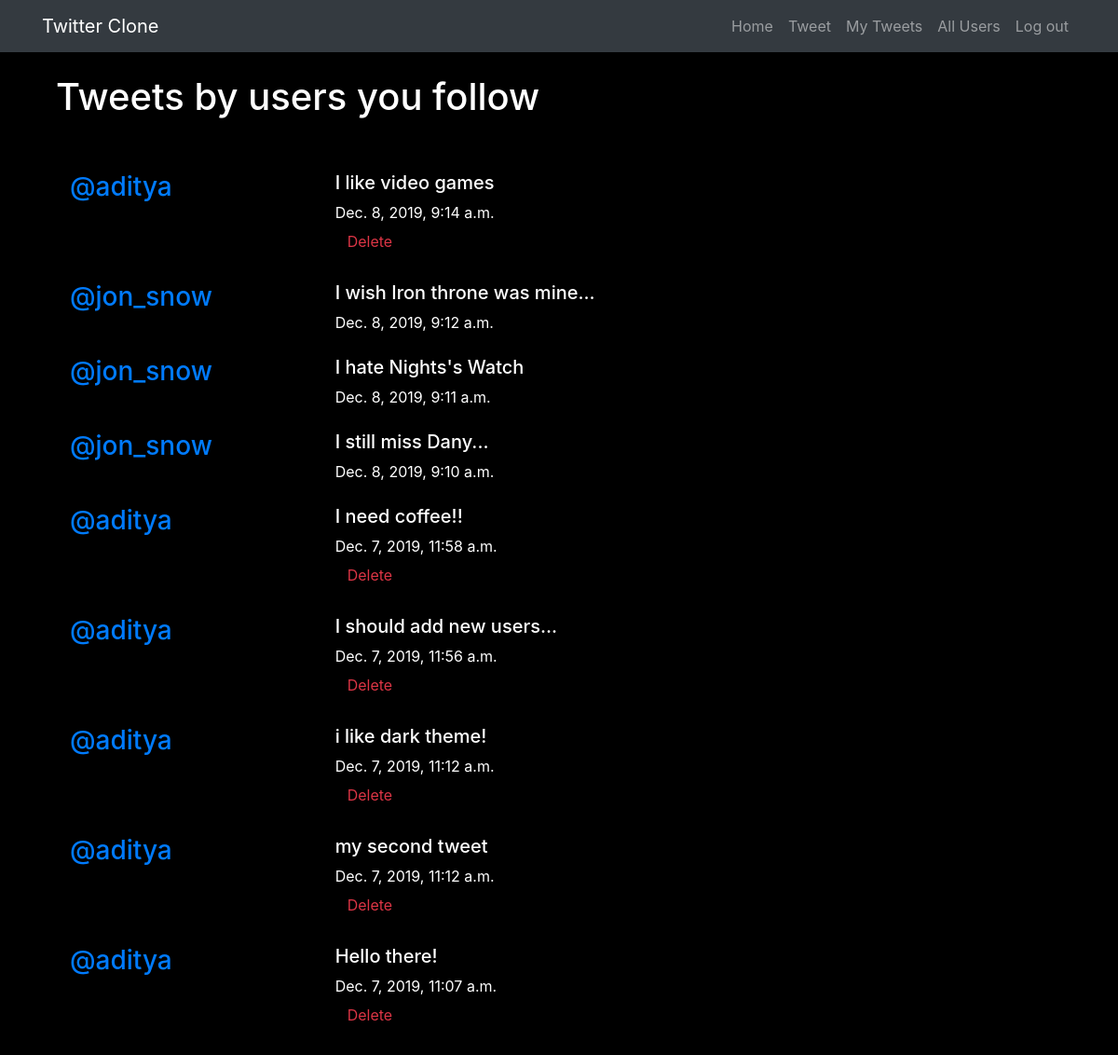
The page /tweets/home-tweets/2 (signed in) on the database its author committed.
### tweets/models.py (models this page shows, shortened)
class Tweets(models.Model):
    user = models.ForeignKey(User, related_name="tweets",
                             on_delete=models.CASCADE)
    tweet = models.TextField(max_length=140)
    created_at = models.DateTimeField(auto_now=True)
    class Meta:
        ordering = ["-created_at"]
        unique_together = ["user", "tweet"]

### tweets/views.py (the view)
# urls.py: path('home-tweets/<int:pk>', views.HomeTweets.as_view(), name='home-tweets'),
class HomeTweets(generic.ListView):
    model = Tweets
    template_name = 'tweets/tweets_list_home.html'
    def get_queryset(self):
        queryset = super().get_queryset()
        return queryset.filter(user__id__in=Following.objects.filter(current_user=self.kwargs.get("pk")).values('target'))

### tweets/templates/tweets/tweets_list_home.html
{% extends "base.html" %}
{% block content %}
<br>
<div class="col-md-8">
    <h1>Tweets by users you follow</h1>
</div>
<br/><br/>
<div class="col-md-8">
    {% for tweet_obj in tweets_list %}
    {% include "tweets/_tweet.html" %}
    {% endfor %}
</div>
{% endblock %}

### tweets/templates/tweets/_tweet.html (shortened to what this page needs)
<div class="media">
	<h3 class="mr-5 col-md-4"><a href="{% url 'tweets:my-tweets' username=tweet_obj.user.username %}">@{{ tweet_obj.user.username }}</a></h3>
	<div class="media-body col-md-8">
		<h5>{{ tweet_obj.tweet}}</h5>
			<time class="time">{{ tweet_obj.created_at }}</time>
		<div class="media-footer">
			{% if user.is_authenticated and tweet_obj.user == user and not hide_delete %}
				<a href="{% url 'tweets:delete' pk=tweet_obj.pk %}" title="delete" class="btn btn-simple">
					<span class="text-danger icon-label">Delete</span>
				</a>
			{% endif %}
		</div>
	</div>
</div>
<br>

### accounts/static/accounts/css/master.css (style rules this page uses)
body { margin: 0; overflow: hidden; background-color: black; color:white; }

### rows shown on the page
Tweets: user.username "aditya", tweet "I like video games", created_at "Dec. 8, 2019, 9:14 a.m.", shows "Delete"
Tweets: user.username "jon_snow", tweet "I wish Iron throne was mine...", created_at "Dec. 8, 2019, 9:12 a.m."
Tweets: user.username "jon_snow", tweet "I hate Nights's Watch", created_at "Dec. 8, 2019, 9:11 a.m."
Tweets: user.username "jon_snow", tweet "I still miss Dany...", created_at "Dec. 8, 2019, 9:10 a.m."
Tweets: user.username "aditya", tweet "I need coffee!!", created_at "Dec. 7, 2019, 11:58 a.m.", shows "Delete"
Tweets: user.username "aditya", tweet "I should add new users...", created_at "Dec. 7, 2019, 11:56 a.m.", shows "Delete"
Tweets: user.username "aditya", tweet "i like dark theme!", created_at "Dec. 7, 2019, 11:12 a.m.", shows "Delete"
Tweets: user.username "aditya", tweet "my second tweet", created_at "Dec. 7, 2019, 11:12 a.m.", shows "Delete"
Tweets: user.username "aditya", tweet "Hello there!", created_at "Dec. 7, 2019, 11:07 a.m.", shows "Delete"
